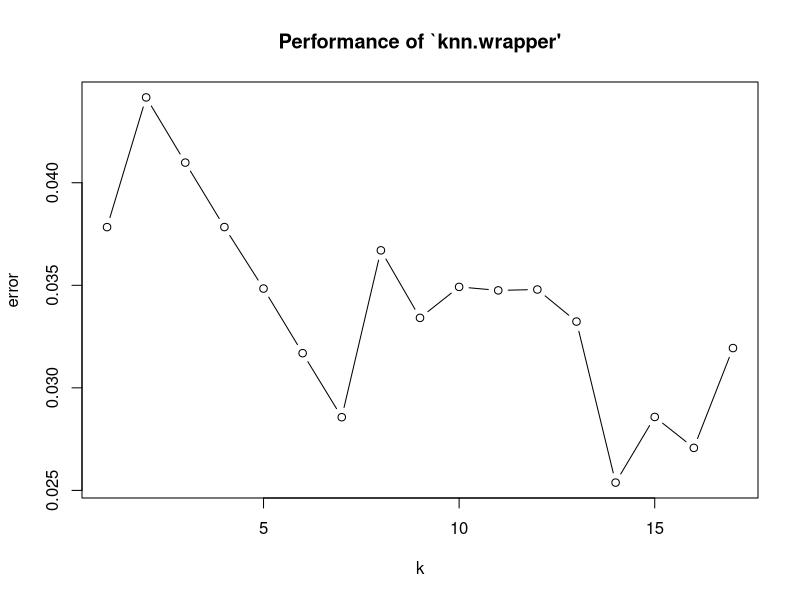

Reproduce this figure in R.
rm(list=ls(all=TRUE))
.libPaths('c:/rlibrary')
library(e1071)

set.seed(5)
data(iris)

idx<-sample(1:nrow(iris),nrow(iris), replace=T)
idx<-unique(idx)
iris.train<-iris[idx,]
iris.test <-iris[-idx,]

# 比较调优和使用默认值的svm模型
model <- svm(Species ~ ., data=iris.train)
pred <- predict(model, iris.test)
acc<-length(which(iris.test$Species==pred))/nrow(iris.test)
print(paste('default acc:',acc))

obj <- tune.svm(Species~., data=iris.train, gamma = 2^(-10:10), cost=2^(0:10),tunecontrol = tune.control(nrepeat=10, sampling = "cross", cross=3),kernel='radial', type="C-classification")

print(paste("gamma:",obj$best.model$gamma))
print(paste("cost:" ,obj$best.model$cost))

model <- svm(Species ~ ., data=iris.train, kernel="radial", type="C-classification", gamma=obj$best.model$gamma, cost=obj$best.model$cost)
pred <- predict(model, iris.test)
acc<-length(which(iris.test$Species==pred))/nrow(iris.test)
print(paste('optimal acc:',acc))



rm(list=ls(all=TRUE))
.libPaths('c:/rlibrary')
library(e1071)

data(iris)

x <- iris[,-5]
y <- iris[,5]
obj <- tune.knn(x, y, k = 1:17, tunecontrol = tune.control(sampling = "boot"))
summary(obj)
plot(obj)

